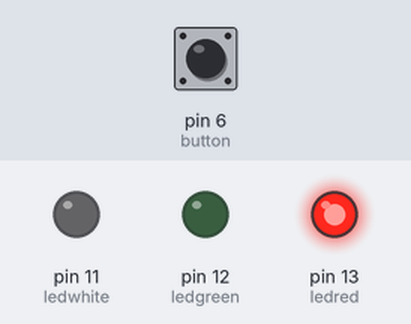
Bench run of a sketch on a simulated Arduino Uno, built with avr-gcc and run on an emulated ATmega328P. On the bench: output pins drawn as LEDs (lit = HIGH). Inputs (shaded band) come from the test bench; at power-on: pin 6 (button) LOW.

Above: at 0.1 s.
Timing chart, 0 to 1.6 s (numbered marks = the images above):
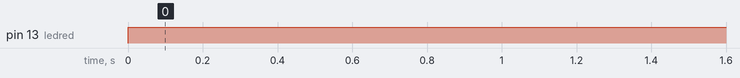

Measured:
- by itself, pin 13 (ledred): LOW → HIGH at 0.00 s

The sketch:

countdown.ino
```cpp
int ledred = 13;
int ledgreen = 12;
int ledwhite = 11;
const int button = 6;
int button_off = 0;
int button_on = 1;
void setup()
{
  pinMode(button, INPUT);
  pinMode(ledred, OUTPUT);
  pinMode(ledgreen, OUTPUT);
  pinMode(ledwhite, OUTPUT);
}

void loop()
{
  button_on = button_off;
  button_off = digitalRead(button);

  if (button_on == 1){
  	digitalWrite(ledred,LOW);
    digitalWrite(ledgreen,HIGH);
    digitalWrite(ledwhite,LOW);
  }
  if (button_on == 2){
  	digitalWrite(ledred,LOW);
    digitalWrite(ledgreen,LOW);
    digitalWrite(ledwhite,LOW);
  }
  else{
   	digitalWrite(ledred,HIGH);
    digitalWrite(ledgreen,LOW);
    digitalWrite(ledwhite,LOW);
    delay(1000);
  }
}
```
